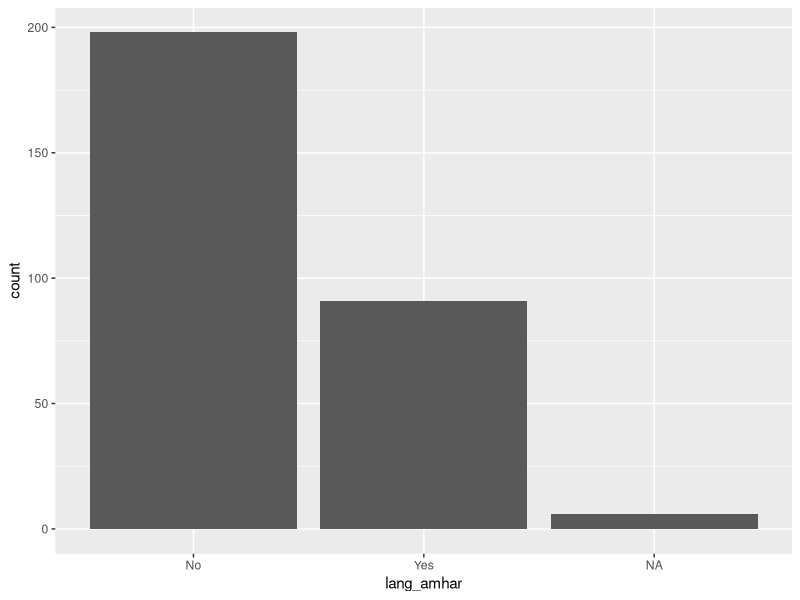

Write the R code that produced this figure. (Note: this script raises an error after producing the figure.)
library(tidyverse)
library(readxl)
library(ggplot2)
setwd("~/HIP")

data = read_excel('weekdayend_all.xlsx') 

#### DM_e (Evening) ####
### Generate two variables of Amharic and Sidamaigna and 3rd variable of non-Amharic 

data$lang_sidama = ifelse(data$language_0, "1", "0")
data$lang_amhar = ifelse(data$language_5, "1", "0")
data$lang_other = ifelse(data$language_1 | data$language_2 | data$language_3 | data$language_4 | data$language_6 | 
                           data$language_7 | data$language_8 | data$language_9 | data$language_10 | data$language_11 
                         | data$language_100, "1", "0")
data$langu_other = is.na(data$language_other)

data$langu_other = ifelse(data$langu_other, "0", "1")


DM_e = c('lang_sidama',
         'lang_amhar',
         'lang_other',
         'religion',
         'religion_other',
         'current_live_region',
         'current_live_city',
         'current_live_woreda',
         'current_live_kebele',
         'origin_region',
         'origin_city',
         'origin_woreda',
         'origin_kebele')

data_DM = data %>%
  select(all_of(DM_e)) %>%
  mutate(across(DM_e[c(1:4)], as.factor)) %>%
  mutate(across(DM_e[c(5:13)], as.character)) %>%
  mutate(across(DM_e[c(1:4)], ~recode(.,
                     `0` = 'No',
                     `1` = 'Yes'))) %>%
  mutate(current_live_region = replace(current_live_region, current_live_region == 'Sidaama', 'Sidama')) %>%
  mutate(current_live_region = replace(current_live_region, current_live_region == 'Debub', 'Sidama')) %>%
  mutate(current_live_region = replace(current_live_region, current_live_region == 'Sidamma', 'Sidama')) %>%
  mutate(current_live_region = replace(current_live_region, current_live_region == 'Sidams', 'Sidama')) %>%
  mutate(current_live_region = replace(current_live_region, current_live_region == 'S', 'Sidama')) %>%
  mutate(current_live_region = replace(current_live_region, current_live_region == 'Oromiys', 'Oromia')) %>%
  mutate(current_live_city = replace(current_live_city, current_live_city == 'Sidama', 'Hawassa')) %>%
  mutate(current_live_city = replace(current_live_city, current_live_city == 'Hawasa', 'Hawassa')) %>%
  mutate(current_live_city = replace(current_live_city, current_live_city == 'Hawasa', 'Hawassa')) %>%  
  mutate(religion = recode(religion,
                               `0` = 'Protestant',
                               `1` = 'Orthodox',
                               `2` = 'Catholic',
                               `3` = 'Muslim',
                               `4` = 'Traditional religions',
                               `100` = 'Others')) 
str(data_DM)

ggplot(data = data_DM) +
  geom_bar(aes(x = lang_amhar)) +
  ggsave('DM4a.png')

ggplot(data = data_DM) +
  geom_bar(aes(x = lang_sidama)) +
  ggsave('DM4b.png')

ggplot(data = data_DM) +
  geom_bar(aes(x = lang_other)) +
  ggsave('DM4c.png')

ggplot(data = data_DM) +
  geom_bar(aes(x = religion)) +
  ggsave('DM5.png')


#### WF (Evening) ####

## Job way, pick most important ones and create around 3 or more main variables like the language variable

data$family_told_job = ifelse(data$search_job_way_5, "1", "0")
data$friend_told_job = ifelse(data$search_job_way_6, "1", "0")

data$search_job_other = ifelse(data$search_job_way_0 | data$search_job_way_1 | data$search_job_way_2 | data$search_job_way_3 | 
                                 data$search_job_way_4 | data$search_job_way_7 | data$search_job_way_8, "1", "0")

WF = c('family_told_job',
         'friend_told_job',
         'search_job_other',
         'search_job_day',
         'search_job_hour',
         'search_job_min',
         'income_total',
         'income_from_family',
         'income_from_friend',
         'income_to_family',
         'expend_food',
         'expend_transp',
         'expend_rent',
         'expend_cosmetic',
         'health_nofood',
         'health_ill')

data_WF = data %>%
  select(all_of(WF)) %>%
  mutate(across(WF[c(1:3, 10, 15, 16 )], as.factor)) %>%
  mutate(across(WF[c(4:5)], as.integer)) %>%
  mutate(across(WF[c(1:3, 15, 16)], ~recode(.,
                                       `0` = 'No',
                                       `1` = 'Yes'))) %>%
  mutate(income_to_family = recode(income_to_family,
                                         `0` = 'No',
                                         `1` = 'Yes',
                                        `100` = 'Not Sure'))

str(data_WF)

ggplot(data = data_WF) +
  geom_bar(aes(x = family_told_job)) +
  ggsave('WF1fa.png')

ggplot(data = data_WF) +
  geom_bar(aes(x = friend_told_job)) +
  ggsave('WF1fr.png')

ggplot(data = data_WF) +
  geom_bar(aes(x = search_job_other)) +
  ggsave('WF1o.png')

ggplot(data = data_WF) +
  geom_histogram(aes(x = search_job_day), binwidth = 1) +
  ggsave('WF1b.png')

ggplot(data = data_WF) +
  geom_histogram(aes(x = search_job_hour), binwidth = 5) +
  ggsave('WF1c.png')

ggplot(data = data_WF) +
  geom_histogram(aes(x = search_job_min), binwidth = 1) +
  ggsave('WF1d.png')

ggplot(data = data_WF) +
  geom_histogram(aes(x = income_total), binwidth = 1000) +
  ggsave('WF2.png')

ggplot(data = data_WF) +
  geom_histogram(aes(x = income_from_family), binwidth = 1000) +
  ggsave('WF3.png')

ggplot(data = data_WF) +
  geom_histogram(aes(x = income_from_friend), binwidth = 100) +
  ggsave('WF4.png')

ggplot(data = data_WF) +
  geom_bar(aes(x = income_to_family), binwidth = 1000) +
  ggsave('WF5.png')

ggplot(data = data_WF) +
  geom_histogram(aes(x = expend_food), binwidth = 100) +
  ggsave('WF6.png')

ggplot(data = data_WF) +
  geom_histogram(aes(x = expend_transp), binwidth = 50) +
  ggsave('WF7.png')

ggplot(data = data_WF) +
  geom_histogram(aes(x = expend_rent), binwidth = 100) +
  ggsave('WF8.png')

ggplot(data = data_WF) +
  geom_histogram(aes(x = expend_cosmetic), binwidth = 50) +
  ggsave('WF9.png')

ggplot(data = data_WF) +
  geom_bar(aes(x = health_nofood)) +
  ggsave('WF10.png')

ggplot(data = data_WF) +
  geom_bar(aes(x = health_ill)) +
  ggsave('WF11.png')


#### JH (Evening) ####

JH = c('history_yesno',
       'history_age',
       'history_manual',
       'history_salary',
       'history_hour',
       'history_day',
       'history_quitreason',
       'history_quitreason_other')

data_JH = data %>%
  select(all_of(JH)) %>%
  mutate(across(JH[c(1, 3, 7)], as.factor)) %>%
  mutate(across(JH[c(5, 6)], as.integer)) %>%
  mutate(across(JH[c(7)], as.character)) %>%
  mutate(across(JH[c(1, 3)], ~recode(.,
                                             `0` = 'No',
                                             `1` = 'Yes'))) %>%
  mutate(history_quitreason = recode(history_quitreason,
                                   `0` = 'Because the firm fired me.',
                                   `1` = 'Because the job was not interesting.',
                                   `2` = 'Because the job did not pay well.',
                                   `3` = 'Because the job was very tiring',
                                   `5` = 'Because the job did not provide good benefits.',
                                   `6` = 'Because the employer treated me badly.',
                                  `100` = 'Others'))

str(data_JH) 

ggplot(data = data_JH) +
  geom_bar(aes(x = history_yesno)) +
  ggsave('JH1.png')

ggplot(data = data_JH) +
  geom_histogram(aes(x = history_age), binwidth = 1) +
  ggsave('JH2.png')

ggplot(data = data_JH) +
  geom_bar(aes(x = history_manual)) +
  ggsave('JH3a.png')

ggplot(data = data_JH) +
  geom_histogram(aes(x = history_salary), binwidth = 100) +
  ggsave('JH4.png')

ggplot(data = data_JH) +
  geom_histogram(aes(x = history_hour), binwidth = 1) +
  ggsave('JH5.png')

ggplot(data = data_JH) +
  geom_histogram(aes(x = history_day), binwidth = 1) +
  ggsave('JH6.png')

ggplot(data = data_JH) +
  geom_bar(aes(x = history_quitreason)) +
  ggsave('JH7.png')

